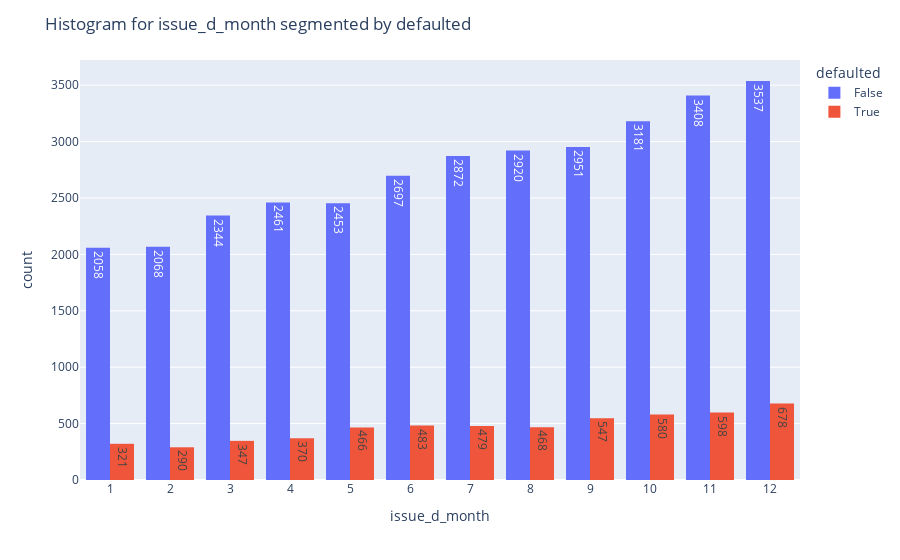

Source (notebook cell):
### Markdown cell above
With months

### Code cell
plot_hist('issue_d_month')

### Figure 1 — Plotly figure (JSON) as saved in the notebook; plotly's stock layout.template omitted (floating-point values rounded to 4 significant figures; data arrays with more than 128 entries replaced by an {"elided": "..."} marker saying what was removed)
{"data": [{"alignmentgroup": "True", "bingroup": "x", "hovertemplate": "defaulted=False<br>issue_d_month=%{x}<br>count=%{y}<extra></extra>", "legendgroup": "False", "marker": {"color": "#636efa", "pattern": {"shape": ""}}, "name": "False", "offsetgroup": "False", "orientation": "v", "showlegend": true, "texttemplate": "%{value}", "type": "histogram", "x": {"elided": "32950 int values"}, "xaxis": "x", "yaxis": "y"}, {"alignmentgroup": "True", "bingroup": "x", "hovertemplate": "defaulted=True<br>issue_d_month=%{x}<br>count=%{y}<extra></extra>", "legendgroup": "True", "marker": {"color": "#EF553B", "pattern": {"shape": ""}}, "name": "True", "offsetgroup": "True", "orientation": "v", "showlegend": true, "texttemplate": "%{value}", "type": "histogram", "x": {"elided": "5627 int values"}, "xaxis": "x", "yaxis": "y"}], "layout": {"barmode": "group", "legend": {"title": {"text": "defaulted"}, "tracegroupgap": 0}, "margin": {"t": 60}, "title": {"text": "Histogram for issue_d_month segmented by defaulted"}, "xaxis": {"anchor": "y", "categoryarray": [1, 2, 3, 4, 5, 6, 7, 8, 9, 10, 11, 12], "categoryorder": "array", "domain": [0, 1], "title": {"text": "issue_d_month"}, "type": "category"}, "yaxis": {"anchor": "x", "domain": [0, 1], "title": {"text": "count"}}}}
